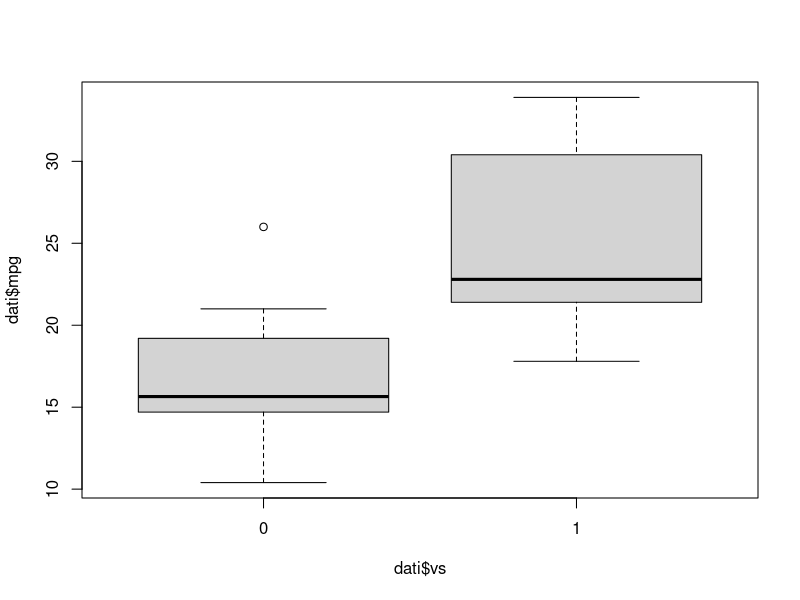
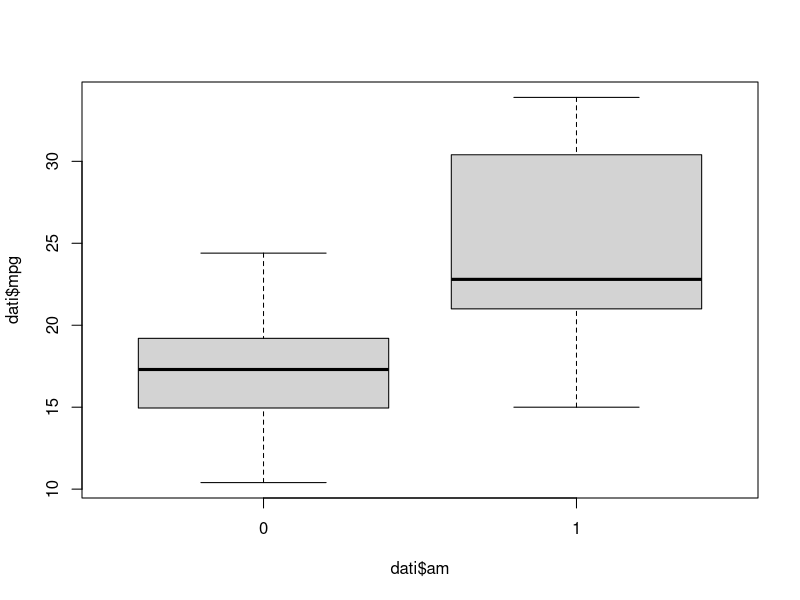
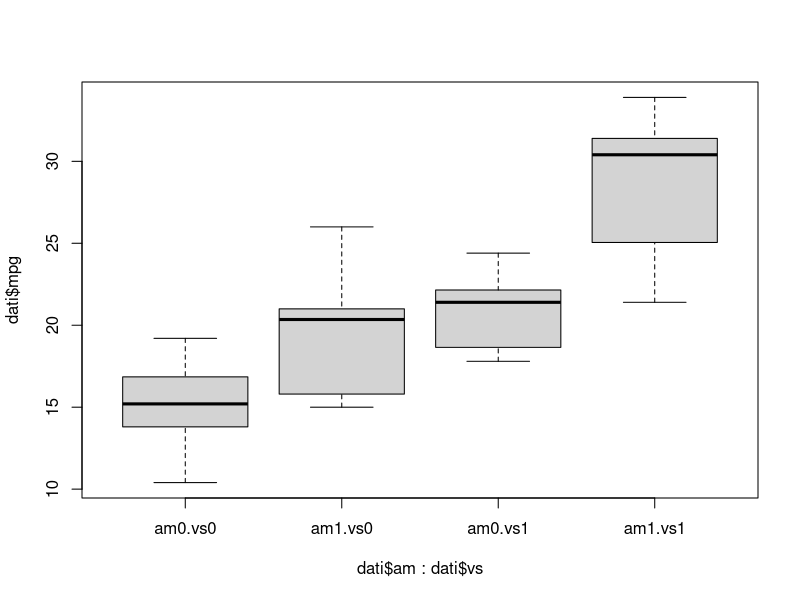
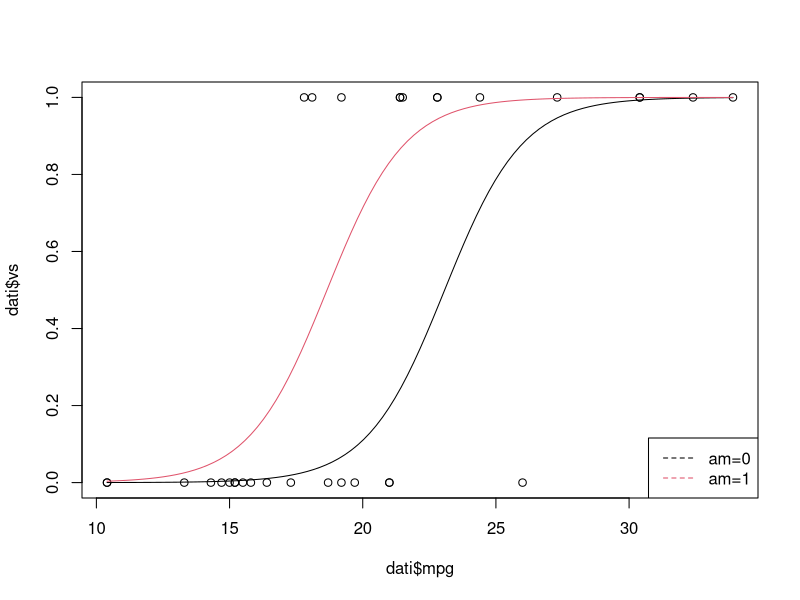
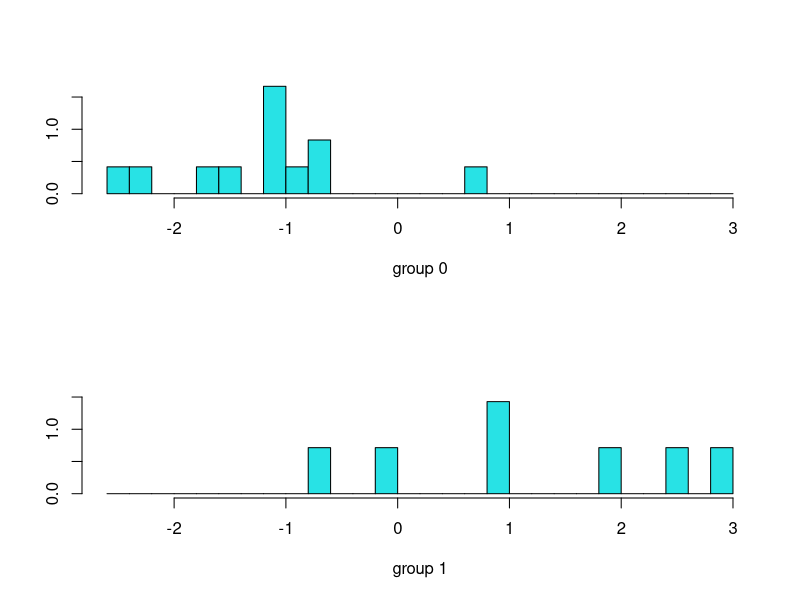

Write R code to recreate these figures, in order. (Note: this script raises an error after producing the figures.)
# classificazione
data(mtcars)
dim(mtcars)
names(mtcars)


summary(mtcars)

# prendo i valori che mi interessano
# am: cambio automatico
dati <- mtcars[, c('vs','mpg','am')]
dati[1,]

is.numeric(dati$am)
dati$am <- as.factor(dati$am)
summary(dati)

# vs: variabile Y da classificare
# 18 "vs" con valore 0, 14 "vs" con valore 1
table(dati$vs)

# nb mediana = linea nera
# boxplot "vs" "mpg"(efficienza). Boxplot diversi e ben separati
# le mediane ben lontane
# mpg sembra ok per spiegare vs
# c'è un valore un po' discostato
boxplot(dati$mpg ~ dati$vs)
# mpg cambia al variare con am
boxplot(dati$mpg ~ dati$am)

# tutte le combinazioni tra le variabili e mpg
# nel passaggio dal primo al secondo, cambia la mediana ma c'è un po' di sovrapposizione del boxplot. Le scatole si sovrappongono e la parte sopra della mediana è mangiata dal secondo boxplot. (no interazione)
# Dal terzo al quarto (da am0 a am1) ho più separazione dei boxplot (possibile interazione)
# In entrambi (1->2 3->4) ho che mpg cresce
# Possiamo inserire tutto, poi vediamo come va
boxplot(dati$mpg ~ dati$am*dati$vs, names=c('am0.vs0','am1.vs0','am0.vs1','am1.vs1'))


## Regressione logistica
m1 <- glm(vs ~ mpg*am, data=dati, family=binomial)

# "Deviance residuals" non li usiamo
# "(Dispersion parameter for binomial family taken to be 1) famiglia classica. Se ho maggiore variabilità posso sistemare questo parametro."
# Number of Fisher Scoring iterations: 7. n° iterazioni per stimare i parametri del modello

# l'iterazione mpg:am1 non è significativa, la tolgo.
summary(m1)

# le table non evidenziano classi vuote o povere.
table(dati$vs)
table(dati$am)
table(dati$vs, dati$am)

# nota: lo standard error sembra alto (~11), ma è dovuto dal fatto che sto osservando non molte osservazioni.
# lo standard error è abastanza alto quando ho solo variabili fattore (perché ho meno valori... 0 1 vs 32 valori diversi).


# Nuovo modello senza l'interazione.
# am1 risulta poco significativo, ma lo tengo perché ho pochi dati e non voglio rimuovere informazione! Inoltre approssimo una 0-1 a una normale, quindi le stelline non sono super precise.
m2 <- glm(vs ~ mpg + am, data=dati, family=binomial)
summary(m2)

# provo il modello senza am
m3 <- glm(vs ~ mpg + am, data=dati, family=binomial)
summary(m3)

# confronto le devianze dei residui
25.533-20.646
# D m3 - D m2 ~ chi^2_1       (dovrebbe essere distribuito come chi quadrato con 1 grado libertà). 4.886 è molto lontano dalla media 1.
## p.value: P(chi^2_1 > 4.887)
# p value piccolo, tengo la variabile!
1 - pchisq(4.887, df=1)

# chi squared. tengo m2 rispetto a m3.
anova(m3, m2, test='Chisq')


## intervallo confidenza (IC) 95% per beta1 coeff associato a mpg
## stima - quantile * se;    stima + quantile*se
## stimo tramite il quantile della normale
0.6809 - qnorm(0.025)*0.2524
0.6809 + qnorm(0.025)*0.2524

#oppure in automatico:
# verosimiglianza profilo. "Profila sugli altri parametri" e considera solo beta1
# buona quando ho tanti parametri, e mi interssa un solo parametro.
confint(m2)
# la nostra. Mette tutti i parametri assieme
confint.default(m2)


## STIMA
valori.stimati <- predict(m2)
valori.stimati

# così ottengo le probabilità
probabilita.previste <- predict(m2, type='response')
probabilita.previste

# curva delle probabilità per andare da vs=0 a vs=1
plot(dati$mpg, dati$vs)
curve(predict(m2, newdata=data.frame(mpg=x, am='1'),type='response'), add=TRUE, col=1)
curve(predict(m2, newdata=data.frame(mpg=x, am='0'),type='response'), add=TRUE, col=2)

legend('bottomright', col=c(1,2), lty=c(2,2), legend=c('am=0', 'am=1'))



## costruisco un vettore con le probabilità 0 (se <0.5) o 1
previsioni <- rep(0, 32)
previsioni[probabilita.previste > 0.5] <- 1
previsioni

# 7 errori
table(previsioni, dati$vs)


## training set e test set
## 60% dati come training
n <- 32
set.seed(222)
selezione <- sample(n, 0.6*n, replace=FALSE)
selezione
sample(n, 0.6*n)
sample(n, 0.6*n)

training.set <- dati[selezione,]
test.set <- dati[-selezione,]
m2.train <- glm(vs ~ mpg + am, data=training.set, family=binomial)
m2.test <- glm(vs ~ mpg + am, data=test.set, family=binomial)

#prev. test
previsioni.test <- predict(m2.test, newdatA=test.set, type='response')
previsioni.test

length(previsioni.test)

# ora porto a 0-1
previsioni.test.vs <- rep(0, nrow(test.set))
previsioni.test.vs[previsioni.test>0.5] <- 1

# tasso di errore 23%, come il modello originale
table(previsioni.test.vs, test.set$vs)
3/13

# nb. posso ripetere con seed diverso o cambiare dimensioni del train/test


### libreria MASS
library(MASS)
m.lda <- lda(vs ~ mpg + am, data=training.set)

names(m.lda)
plot(m.lda)

previsioni.lda <- predict(m.lda, test.set)
previsioni.lda

previsioni.lda$class
table(previsioni.lda$class, test.set$vs)


## CURVA ROC
##pROC
install.packages('pROC')
library(pROC)
# todo definire roc
valori.roc  <- roc(test.set$vs, prvsioni.lds$posterior[,2])

plot(valori.roc, legacy.axes=TRUE)

# qda <- analisi discriminante quadratica